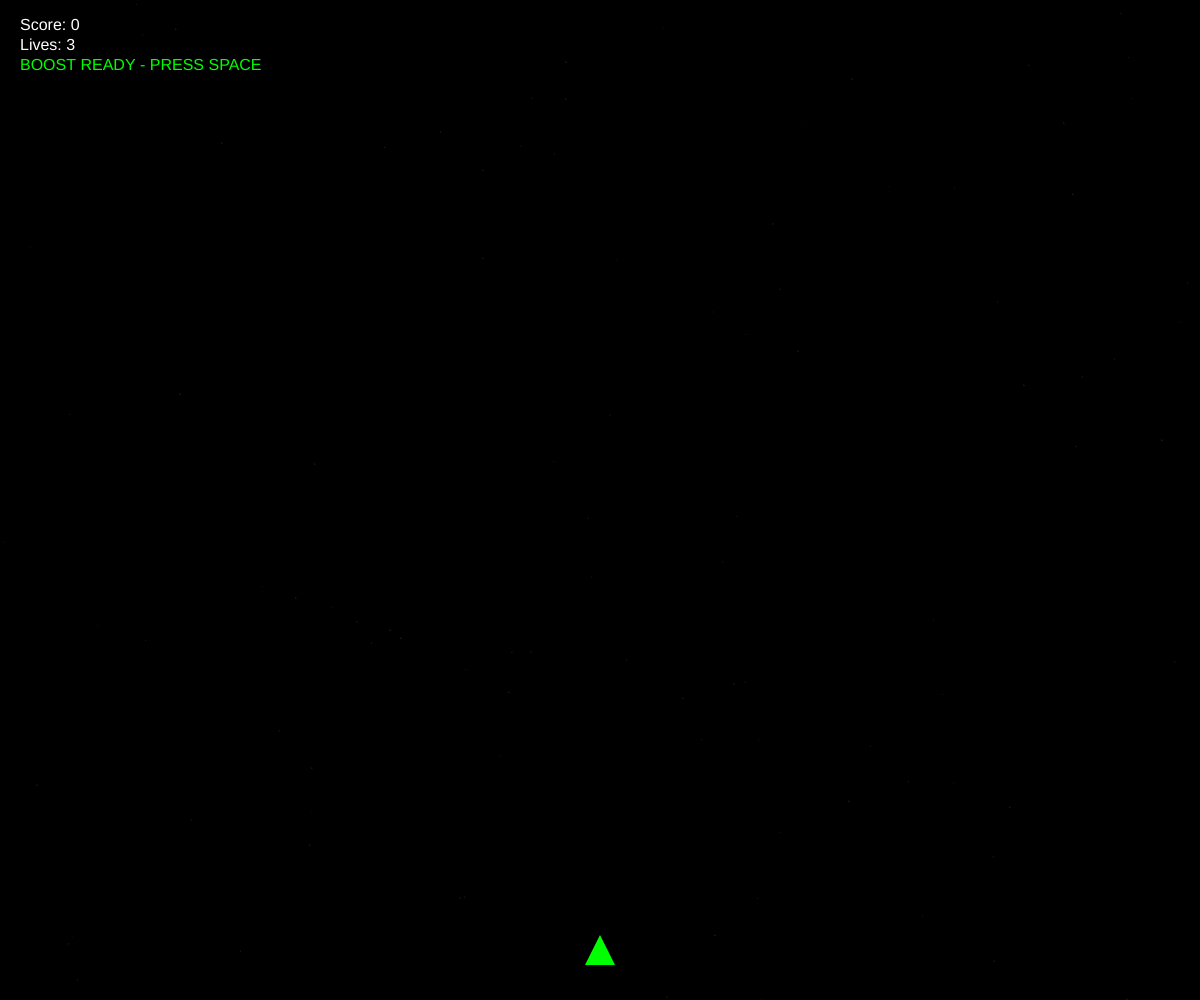
Frame 1 (no input)
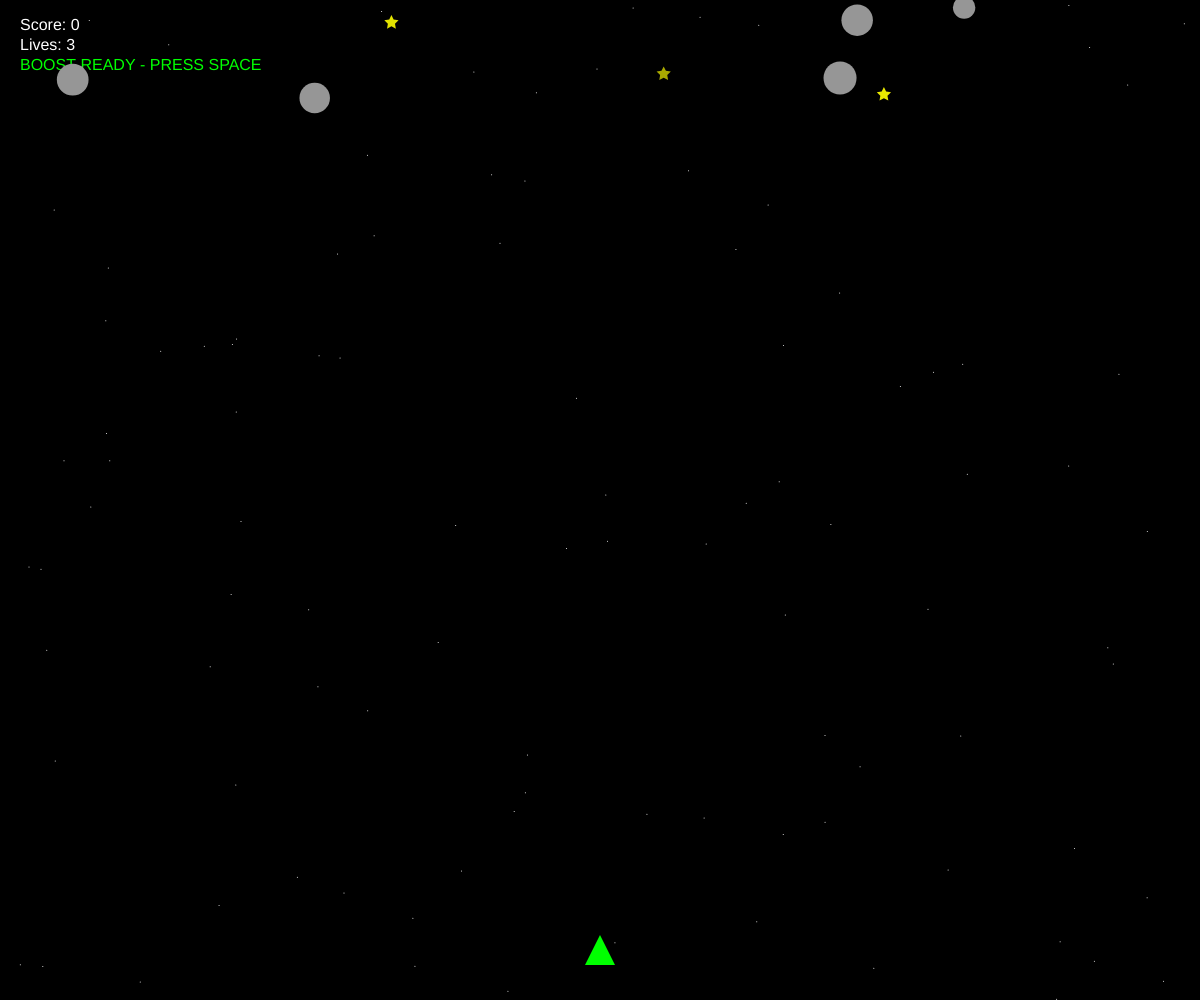
Frame 60 (no input)
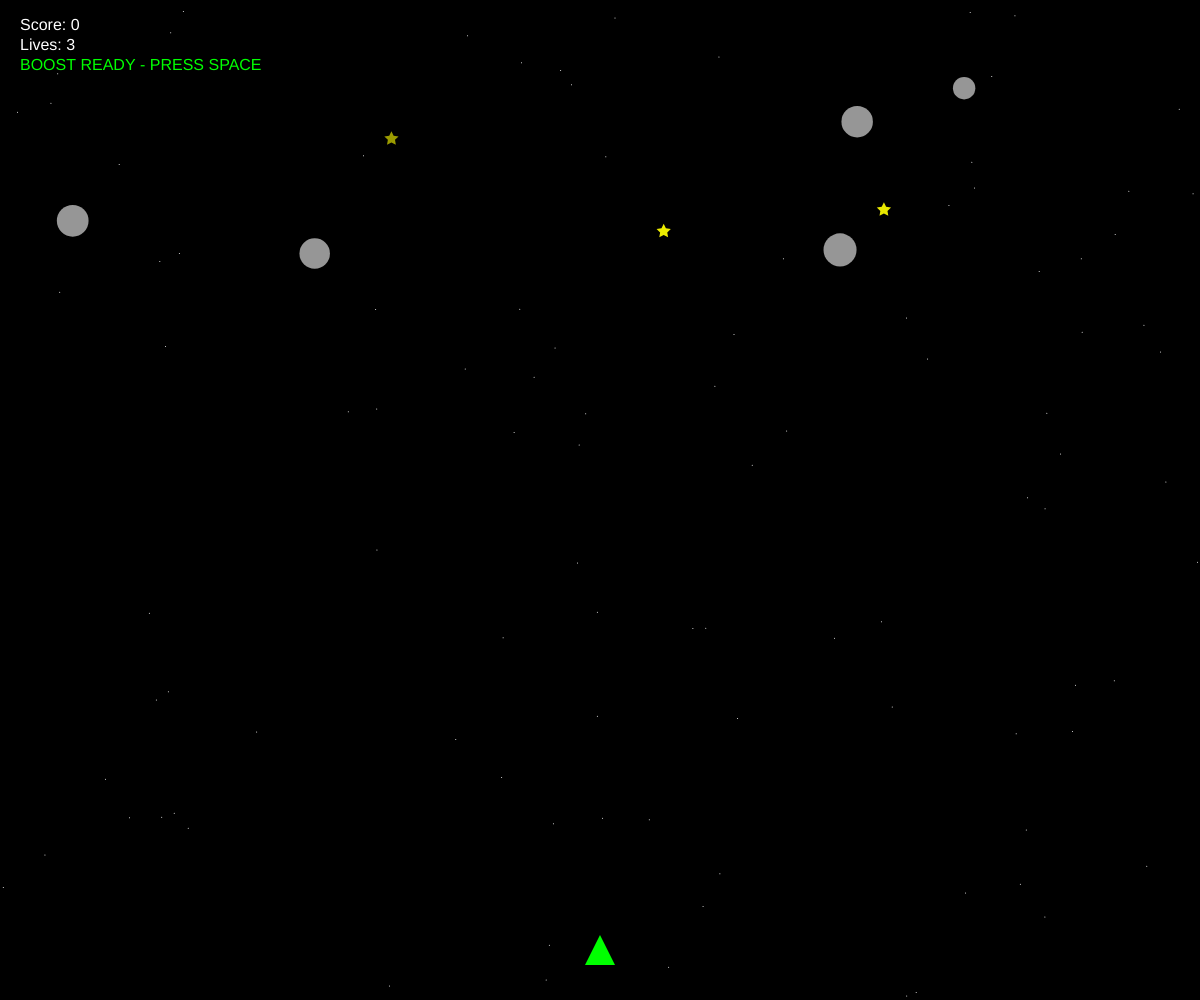
Frame 120 (the mouse pressed at the canvas centre since frame 60)

The p5.js sketch that drew these frames (run headless with seeded random() and noise() and a simulated clock; from frame 60 on, the mouse is pressed at the canvas centre):

// p5.js sketch
// ── sketch.js
/*
 -> Created by Ved Patel
 -> Astro-Okay
 -> Description: A simple space game where you control a ship to collect
    stars while avoiding asteroids. Use arrow keys to move your ship.
    use SPACE to activate boost when it's available.
 */

// Variables
let ship;
let asteroids = [];
let stars = [];
let score = 0;
let lives = 3;
let gameOver = false;
let boostTimer = 0;       
let boostCooldown = 0;    
let boostDuration = 4;    
let boostCooldownTime = 10; 



function setup() {
  createCanvas(windowWidth, windowHeight);
  // Default frame rate
  frameRate(90); 
  
  // Create ship
  ship = new Ship();
  
  // Create asteroids
  for (let i = 0; i < 5; i++) {
    let x = random(width);
    let y = random(-100, -10);
    let size = random(windowWidth * 0.015, windowWidth * 0.03);
    let speed = random(1, 3);
    asteroids.push(new Asteroid(x, y, size, speed));
  }
  
  // Create stars 
  for (let i = 0; i < 3; i++) {
    createStar();
  }
}


function draw() {
  background(0);
  
  // Draw stars in background
  drawStarBackground();
  
  // Check if game is over
  if (gameOver) {
    showGameOver();
    return;
  }
  
  
  updateBoostTimers();
  
  // Show game information (Score, Life...)
  showInfo();
  
  // Update and show ship, astroid and star
  ship.update();
  ship.display();
  
  manageAsteroids();
  
  manageStars();
  
  // Check for level advancement
  if (score > 0 && score % 5 == 0) {
    addNewAsteroid();
    score++; 
  }
}


function updateBoostTimers() {
  // If boost is active decrease the time
  if (boostTimer > 0) {
    boostTimer -= 1/90; 
    
    // Return normal whrn timer expires
    if (boostTimer <= 0) {
      boostTimer = 0;
      frameRate(90);
      
      // Return to normal speed
      for (let i = 0; i < asteroids.length; i++) {
        asteroids[i].speed /= 2; 
      }
      for (let i = 0; i < stars.length; i++) {
        stars[i].speed /= 2;       }
    }
  }
  
  // If it's cooldown, decrease the cooldown timer
  if (boostCooldown > 0) {
    boostCooldown -= 1/90; 
    if (boostCooldown < 0) {
      boostCooldown = 0;
    }
  }
}


function drawStarBackground() {
  for (let i = 0; i < 100; i++) {
    let x = random(width);
    let y = random(height);
    fill(255);
    ellipse(x, y, 1, 1);
  }
}


function manageAsteroids() {
  for (let i = asteroids.length - 1; i >= 0; i--) {
    asteroids[i].update();
    asteroids[i].display();
    
    // Check for astroid collision 
    if (asteroids[i].hits(ship)) {
      lives--;
      if (lives <= 0) {
        gameOver = true;
      }
      // Reset 
      asteroids[i].y = random(-100, -10);
      asteroids[i].x = random(width);
    }
    
    //  reset it When it's out of screen
    if (asteroids[i].y > height) {
      asteroids[i].y = random(-100, -10);
      asteroids[i].x = random(width);
    }
  }
}


function manageStars() {
  for (let i = stars.length - 1; i >= 0; i--) {
    stars[i].update();
    stars[i].display();
    
    // Check if star is collected
    if (stars[i].hits(ship)) {
      // 2x score during boost
      if (boostTimer > 0) {
        score += 2;  
      } 
      // Normal points when no boost
      else {
        score++;     
      }
      stars.splice(i, 1);
      createStar();
    }
    
    // If star goes out screen, remove it, make new one
    else if (stars[i].y > height) {
      stars.splice(i, 1);
      createStar();
    }
  }
}


function createStar() {
  let x = random(width);
  let y = random(-100, -10);
  let speed = random(1, 3);
  stars.push(new Star(x, y, speed));
}

// new asteroid when leveling up
function addNewAsteroid() {
  let x = random(width);
  let y = random(-100, -10);
  let size = random(windowWidth * 0.015, windowWidth * 0.03);
  let speed = random(1, 4);
  asteroids.push(new Asteroid(x, y, size, speed));
}


function activateBoost() {
  if (boostCooldown <= 0) {
    boostTimer = boostDuration;
    boostCooldown = boostCooldownTime;
    // Chnage frame to make game faster
    frameRate(120); 
    
    // 2x speed of all asteroids and stars
    for (let i = 0; i < asteroids.length; i++) {
      asteroids[i].speed *= 2; 
    }
    
   // 2x Speed during boost
    for (let i = 0; i < stars.length; i++) {
      stars[i].speed *= 2; 
    }
  }
}


function showInfo() {
  fill(255);
  textSize(16);
  textAlign(LEFT); 
  text("Score: " + score, 20, 30);
  text("Lives: " + lives, 20, 50);
  
  
  if (boostTimer > 0) {
    // Show active boost timer
    fill(255, 0, 0); 
    text("BOOST ACTIVE: " + boostTimer.toFixed(1) + "s", 20, 70);
    // Show score multiplier during boost
    text("SCORE MULTIPLIER: 2x", 20, 90);
  } else if (boostCooldown > 0) {
    // Show cooldown timer
    fill(255, 150, 0); 
    text("BOOST READY IN: " + boostCooldown.toFixed(1) + "s", 20, 70);
  } else {
    // Show boost is ready
    fill(0, 255, 0); 
    text("BOOST READY - PRESS SPACE", 20, 70);
  }
}

// Show game over screen
function showGameOver() {
  fill(255);
  textSize(32);
  textAlign(CENTER);
  textSize(30);
  fill(255,150,0)
  text("Astro-Okay", width/2, 180);
  textSize(26);
  fill(255,255,255)
  text("GAME OVER", width/2, height/2);
  textSize(21);
  text("Final Score: " + score, width/2, height/2 + 38);
  textSize(18);
  text("Click to restart", width/2, height/2 + 80);
  textSize(14);
  fill(200);
  text("Created by Ved Patel", width/2, height - 10);
}

// Check if key presses
function keyPressed() {
  if (keyCode == LEFT_ARROW) {
    ship.setDir(-1, 0);
  } else if (keyCode == RIGHT_ARROW) {
    ship.setDir(1, 0);
  } else if (keyCode == UP_ARROW) {
    ship.setDir(0, -1);
  } else if (keyCode == DOWN_ARROW) {
    ship.setDir(0, 1);
  } else if (keyCode == 32) { 
    activateBoost();
  }
}

// Check if key releases
function keyReleased() {
  if (keyCode == LEFT_ARROW && ship.xdir == -1) {
    ship.setDir(0, ship.ydir);
  } else if (keyCode == RIGHT_ARROW && ship.xdir == 1) {
    ship.setDir(0, ship.ydir);
  } else if (keyCode == UP_ARROW && ship.ydir == -1) {
    ship.setDir(ship.xdir, 0);
  } else if (keyCode == DOWN_ARROW && ship.ydir == 1) {
    ship.setDir(ship.xdir, 0);
  }
}

// Check for mouse clicks
function mousePressed() {
  if (gameOver) {
    // Reset game
    gameOver = false;
    score = 0;
    lives = 3;
    ship = new Ship();
    boostTimer = 0;
    boostCooldown = 0;
    frameRate(90); 
    
    // Text alignment 
    textAlign(LEFT);
    
    // Reset asteroids
    asteroids = [];
    for (let i = 0; i < 5; i++) {
      let x = random(width);
      let y = random(-100, -10);
      let size = random(windowWidth * 0.015, windowWidth * 0.03);
      let speed = random(1, 3); // Normal speed
      asteroids.push(new Asteroid(x, y, size, speed));
    }
    
    // Reset stars
    stars = [];
    for (let i = 0; i < 3; i++) {
      createStar();
    }
  }
}

// Ship class
class Ship {
  constructor() {
    this.x = width/2;
    this.y = height - 50;
    this.size = 30;
    this.xdir = 0;
    this.ydir = 0;
    this.speed = 5; 
  }
  
  setDir(x, y) {
    this.xdir = x;
    this.ydir = y;
  }
  
  update() {
    // Move the ship based on direction
    this.x += this.xdir * this.speed;
    this.y += this.ydir * this.speed;
    
    // Keep ship on screen
    this.x = constrain(this.x, 0, width);
    this.y = constrain(this.y, 0, height);
  }
  
  display() {
    fill(0, 255, 0); 
    noStroke();
    
    // Draw ship as a triangle
    triangle(
      this.x, this.y - this.size/2,
      this.x - this.size/2, this.y + this.size/2,
      this.x + this.size/2, this.y + this.size/2
    );
    
    // Animate boost flame at bottom of ship 
    if (boostTimer > 0) {
      fill(255, 0, 0); 
      let flameSize = 20 + random(10);       
      // Add boost bottom of ship
      triangle(
        this.x, this.y + this.size/2 + flameSize,
        this.x - this.size/3, this.y + this.size/2,
        this.x + this.size/3, this.y + this.size/2
      );
    }
  }
}

// Asteroid class
class Asteroid {
  constructor(x, y, size, speed) {
    this.x = x;
    this.y = y;
    this.size = size;
    this.speed = speed;
  }
  
  update() {
    // Move asteroid down
    this.y += this.speed;
  }
  
  display() {
    fill(150);
    noStroke();
    ellipse(this.x, this.y, this.size, this.size);
  }
  
  // Check collision with ship
  hits(ship) {
    let distance = dist(this.x, this.y, ship.x, ship.y);
    if (distance < this.size/2 + ship.size/2) {
      return true;
    } else {
      return false;
    }
  }
}

// Star class
class Star {
  constructor(x, y, speed) {
    this.x = x;
    this.y = y;
    this.size = 15;
    this.speed = speed;
    this.brightness = 255;
  }
  
  update() {
    // Drop star down
    this.y += this.speed;
    
    // Make star blinking
    this.brightness = 150 + random(0, 105);
  }
  
  display() {
    fill(this.brightness, this.brightness, 0);
    noStroke();
    
    // Draw star on screen
    beginShape();
    for (let i = 0; i < 5; i++) {
      let angle = TWO_PI * i / 5 - HALF_PI;
      let x1 = this.x + cos(angle) * this.size/2;
      let y1 = this.y + sin(angle) * this.size/2;
      vertex(x1, y1);
      
      angle += TWO_PI / 10;
      let x2 = this.x + cos(angle) * this.size/4;
      let y2 = this.y + sin(angle) * this.size/4;
      vertex(x2, y2);
    }
    endShape(CLOSE);
  }
  
  // Check collision with ship
  hits(ship) {
    let distance = dist(this.x, this.y, ship.x, ship.y);
    if (distance < this.size/2 + ship.size/2) {
      return true;
    } else {
      return false;
    }
  }
}
function windowResized() {
  resizeCanvas(windowWidth, windowHeight);
}
